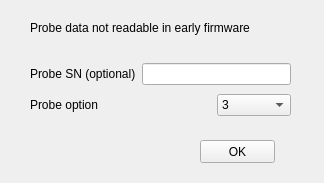
<?xml version="1.0" encoding="UTF-8"?>
<ui version="4.0">
 <class>V26Dlg</class>
 <widget class="QWidget" name="V26Dlg">
  <property name="windowModality">
   <enum>Qt::ApplicationModal</enum>
  </property>
  <property name="geometry">
   <rect>
    <x>0</x>
    <y>0</y>
    <width>324</width>
    <height>183</height>
   </rect>
  </property>
  <property name="windowTitle">
   <string>Imec Manual Probe Data Entry</string>
  </property>
  <widget class="QLabel" name="label">
   <property name="geometry">
    <rect>
     <x>30</x>
     <y>20</y>
     <width>261</width>
     <height>16</height>
    </rect>
   </property>
   <property name="text">
    <string>Probe data not readable in early firmware</string>
   </property>
  </widget>
  <widget class="QWidget" name="gridLayoutWidget">
   <property name="geometry">
    <rect>
     <x>30</x>
     <y>60</y>
     <width>261</width>
     <height>61</height>
    </rect>
   </property>
   <layout class="QGridLayout" name="gridLayout">
    <item row="0" column="0">
     <widget class="QLabel" name="label_2">
      <property name="sizePolicy">
       <sizepolicy hsizetype="Minimum" vsizetype="Preferred">
        <horstretch>0</horstretch>
        <verstretch>0</verstretch>
       </sizepolicy>
      </property>
      <property name="text">
       <string>Probe SN (optional)</string>
      </property>
     </widget>
    </item>
    <item row="0" column="2">
     <widget class="QLineEdit" name="snLE">
      <property name="text">
       <string/>
      </property>
     </widget>
    </item>
    <item row="1" column="0">
     <widget class="QLabel" name="label_3">
      <property name="sizePolicy">
       <sizepolicy hsizetype="Minimum" vsizetype="Preferred">
        <horstretch>0</horstretch>
        <verstretch>0</verstretch>
       </sizepolicy>
      </property>
      <property name="text">
       <string>Probe option</string>
      </property>
     </widget>
    </item>
    <item row="1" column="2">
     <layout class="QHBoxLayout" name="horizontalLayout">
      <item>
       <spacer name="horizontalSpacer">
        <property name="orientation">
         <enum>Qt::Horizontal</enum>
        </property>
        <property name="sizeHint" stdset="0">
         <size>
          <width>40</width>
          <height>20</height>
         </size>
        </property>
       </spacer>
      </item>
      <item>
       <widget class="QComboBox" name="optCB">
        <property name="sizePolicy">
         <sizepolicy hsizetype="Expanding" vsizetype="Fixed">
          <horstretch>0</horstretch>
          <verstretch>0</verstretch>
         </sizepolicy>
        </property>
        <property name="currentIndex">
         <number>2</number>
        </property>
        <item>
         <property name="text">
          <string>1</string>
         </property>
        </item>
        <item>
         <property name="text">
          <string>2</string>
         </property>
        </item>
        <item>
         <property name="text">
          <string>3</string>
         </property>
        </item>
        <item>
         <property name="text">
          <string>4</string>
         </property>
        </item>
       </widget>
      </item>
     </layout>
    </item>
   </layout>
  </widget>
  <widget class="QPushButton" name="okBut">
   <property name="geometry">
    <rect>
     <x>200</x>
     <y>140</y>
     <width>75</width>
     <height>23</height>
    </rect>
   </property>
   <property name="text">
    <string>OK</string>
   </property>
  </widget>
 </widget>
 <tabstops>
  <tabstop>optCB</tabstop>
  <tabstop>okBut</tabstop>
  <tabstop>snLE</tabstop>
 </tabstops>
 <resources/>
 <connections>
  <connection>
   <sender>okBut</sender>
   <signal>clicked()</signal>
   <receiver>V26Dlg</receiver>
   <slot>close()</slot>
   <hints>
    <hint type="sourcelabel">
     <x>237</x>
     <y>151</y>
    </hint>
    <hint type="destinationlabel">
     <x>161</x>
     <y>91</y>
    </hint>
   </hints>
  </connection>
 </connections>
</ui>
